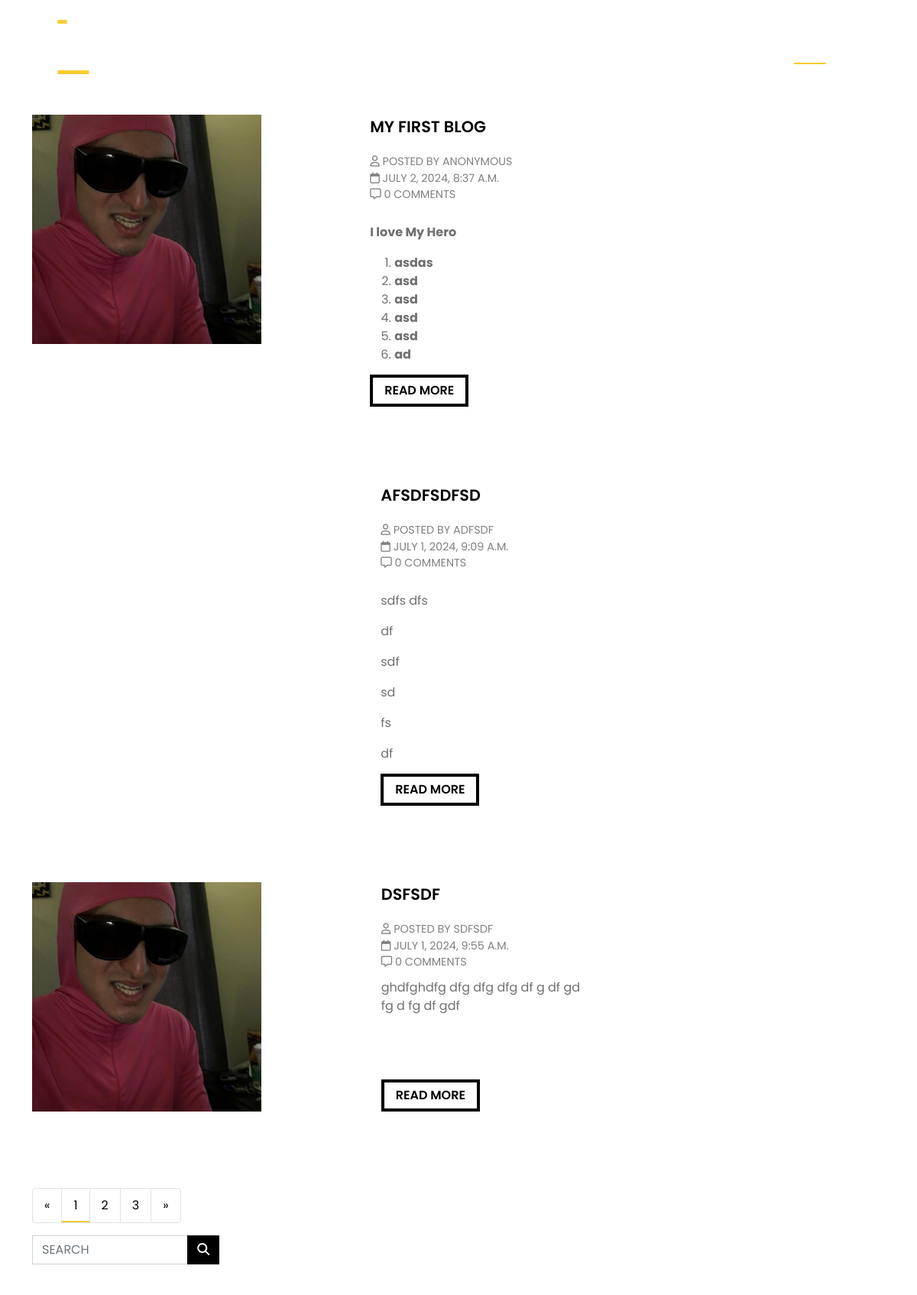
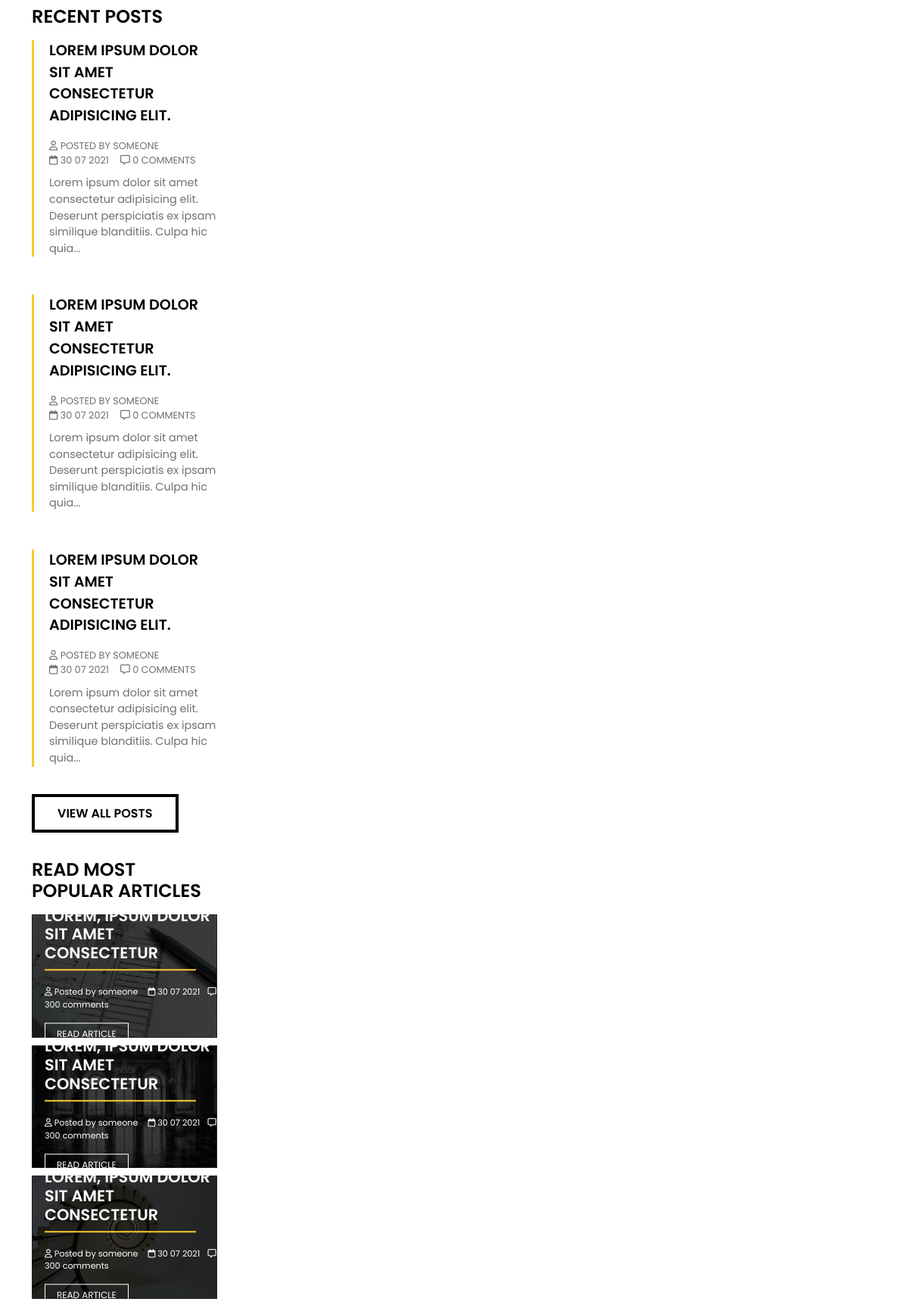
The page /allposts/ (upper part) on the database its author committed (2 pictures, top to bottom).
### blogpage/models.py (models this page shows, shortened)
class Blog(models.Model):
    title = models.CharField(max_length=200)
    pub_date = models.DateTimeField(auto_now=True)
    author = models.CharField(max_length=200, default="anonymous")
    contents = CKEditor5Field()
    tags = models.CharField(max_length=200)
    is_popular = models.BooleanField(default=False)
    cover_image = models.ImageField(upload_to='media/', blank=True, null=True)

### blogpage/views.py (the view)
# urls.py: path('allposts/', views.all_blogPost, name="allposts"),
def all_blogPost(request):
    allpost = Blog.objects.all()
    return render(request,'blog.html', {'allpost':allpost})

### blogpage/templates/blog.html (shortened to what this page needs)
{% extends 'base.html'%}
{% block content%}
        <div class="container">
          <div class="row mainmargin">
            <div class="blog col-md-8">
              <div class="all-posts">
                {% for blog in allpost %}
                <div class="post-item">
                  <div class="post-img"><img src="{{blog.cover_image.url}}" alt=""></div>
                  <div class="post-main-info">
                    <p class="post-title">{{blog.title}}</p>
                    <div class="post-meta">
                      <span><i class="far fa-user"></i> Posted by {{blog.author}}</span><span><i class="far fa-calendar"></i> {{blog.pub_date}}</span><span><i class="far fa-comment-alt"></i> 0 comments</span>
                    </div>
                    <p>{{blog.contents | truncatewords:25 | safe}}</p>
                    <a href="{% url 'article' blog.title %}" class="main-button">Read More</a>
                  </div>
                </div>
                {% endfor %}
              <nav aria-label="blog navigation">
                <ul class="pagination">
                  <li class="page-item ">
                    <a class="page-link" href="#" aria-label="Previous">
                      <span aria-hidden="true">&laquo;</span>
                    </a>
                  </li>
                  <li class="page-item"><a class="page-link active" href="#">1</a></li>
                  <li class="page-item"><a class="page-link" href="#">2</a></li>
                  <li class="page-item"><a class="page-link" href="#">3</a></li>
                  <li class="page-item">
                    <a class="page-link" href="#" aria-label="Next">
                      <span aria-hidden="true">&raquo;</span>
                    </a>
                  </li>
                </ul>
              </nav>
            </div>
            <div class="sidebar col-md-4">
              <div class="input-group">
                <div class="form-outline">
                  <input id="search-input" type="search" id="form1" class="form-control" placeholder="search" />
                </div>
                <button id="search-button" type="button" class="btn dark">
                  <i class="fas fa-search"></i>
                </button>
              </div>
              <div class="recent-posts pt-5">
                <h4 class="mb-3">RECENT POSTS</h4>
                <div class="post-item">
                  <a href="simple-post.html" class="post-title">Lorem ipsum dolor sit amet consectetur adipisicing elit.</a>
                  <div class="post-meta">
                    <span><i class="far fa-user"></i> Posted by someone</span><span><i class="far fa-calendar"></i> 30 07 2021</span><span><i class="far fa-comment-alt"></i> 0 comments</span>
                  </div>
                  <p class="post-content">Lorem ipsum dolor sit amet consectetur adipisicing elit. Deserunt perspiciatis ex ipsam similique blanditiis. Culpa hic quia...</p>
                </div>
                <div class="post-item">
                  <a href="simple-post.html" class="post-title">Lorem ipsum dolor sit amet consectetur adipisicing elit.</a>
                  <div class="post-meta">
                    <span><i class="far fa-user"></i> Posted by someone</span><span><i class="far fa-calendar"></i> 30 07 2021</span><span><i class="far fa-comment-alt"></i> 0 comments</span>
                  </div>
                  <p class="post-content">Lorem ipsum dolor sit amet consectetur adipisicing elit. Deserunt perspiciatis ex ipsam similique blanditiis. Culpa hic quia...</p>
                </div>
                <div class="post-item">
                  <a href="simple-post.html" class="post-title">Lorem ipsum dolor sit amet consectetur adipisicing elit.</a>
                  <div class="post-meta">
                    <span><i class="far fa-user"></i> Posted by someone</span><span><i class="far fa-calendar"></i> 30 07 2021</span><span><i class="far fa-comment-alt"></i> 0 comments</span>
                  </div>
                  <p class="post-content">Lorem ipsum dolor sit amet consectetur adipisicing elit. Deserunt perspiciatis ex ipsam similique blanditiis. Culpa hic quia...</p>
                </div>
                <a class="main-button">View all posts</a>
                <div class="popular pt-5">
                  <h4 class="mb-3">READ MOST POPULAR ARTICLES</h4>
                  <div class="card bg-dark text-white">
                    <img src="./img/architecture-1857175_1920.jpg" class="card-img" alt="...">
                    <div class="card-img-overlay p-3">
                      <div class="text-overlay">
                      <h5 class="card-title text-uppercase">Lorem, ipsum dolor sit amet consectetur </h5>
                      <div class="line"></div>
                      <div class="card-text article-meta">
                        <span><i class="far fa-user"></i> Posted by someone </span><span><i class="far fa-calendar"></i> 30 07 2021</span><span><i class="far fa-comment-alt"></i> 300 comments</span>
                      </div>
                      <button class="card-button">Read article</button>
                      </div>
                    </div>
                  </div>
                  <div class="card bg-dark text-white">
                    <img src="./img/castle-1998435_1920.jpg" class="card-img" alt="...">
                    <div class="card-img-overlay p-3">
                      <div class="text-overlay">
                      <h5 class="card-title text-uppercase">Lorem, ipsum dolor sit amet consectetur </h5>
                      <div class="line"></div>
                      <div class="card-text article-meta">
                        <span><i class="far fa-user"></i> Posted by someone </span><span><i class="far fa-calendar"></i> 30 07 2021</span><span><i class="far fa-comment-alt"></i> 300 comments</span>
                      </div>
                      <button class="card-button">Read article</button>
                      </div>
                    </div>
                  </div>
                  <div class="card bg-dark text-white">
                    <img src="./img/staircase-274614_1920.jpg" class="card-img" alt="...">
                    <div class="card-img-overlay p-3">
                      <div class="text-overlay">
                      <h5 class="card-title text-uppercase">Lorem, ipsum dolor sit amet consectetur </h5>
                      <div class="line"></div>
                      <div class="card-text article-meta">
                        <span><i class="far fa-user"></i> Posted by someone </span><span><i class="far fa-calendar"></i> 30 07 2021</span><span><i class="far fa-comment-alt"></i> 300 comments</span>
                      </div>
                      <button class="card-button">Read article</button>
                      </div>
                    </div>
                  </div>
                </div>
            </div>
            </div>
          </div>
        </div>
{% endblock %}

### rows shown on the page
Blog: cover_image (picture), title "MY FIRST BLOG", author "ANONYMOUS", pub_date "JULY 2, 2024, 8:37 A.M.", contents "I love My Hero asdas asd asd asd asd ad"
Blog: title "AFSDFSDFSD", author "ADFSDF", pub_date "JULY 1, 2024, 9:09 A.M.", contents "sdfs dfs df sdf sd fs df"
Blog: cover_image (picture), title "DSFSDF", author "SDFSDF", pub_date "JULY 1, 2024, 9:55 A.M.", contents "ghdfghdfg dfg dfg dfg df g df gd fg d fg df gdf"
